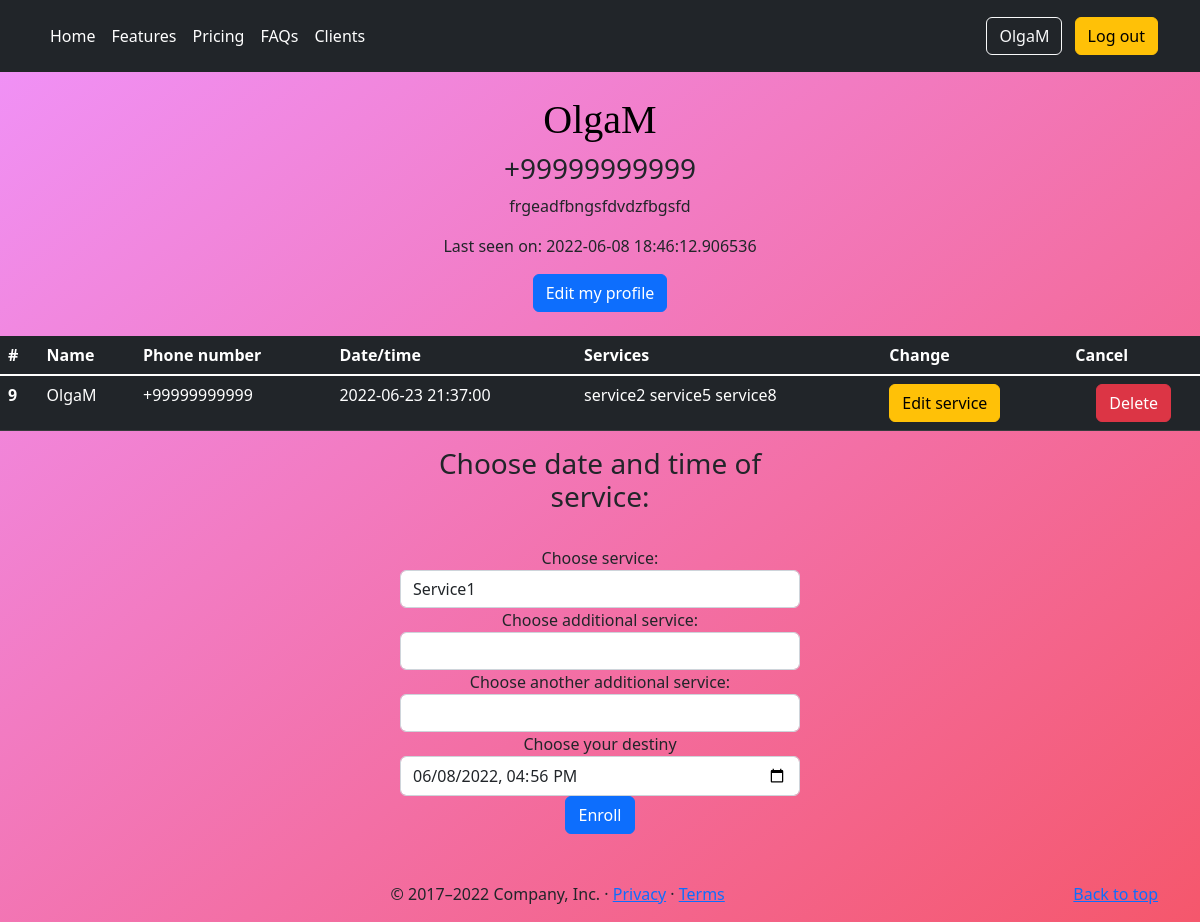
The page /user/OlgaM (signed in) on the database as committed earlier.
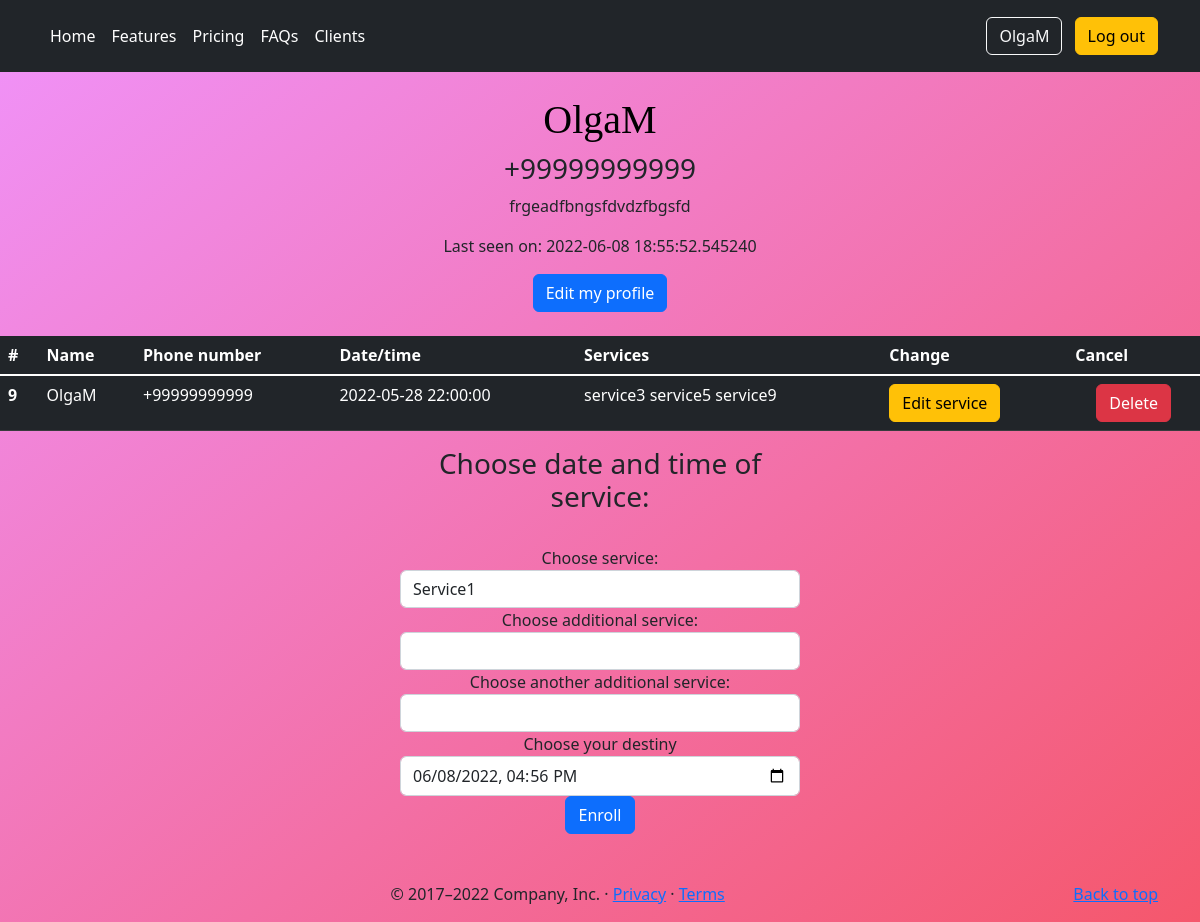
The same page on the database as committed later.
### app/models.py (models this page shows, shortened)
class User(UserMixin, db.Model):
    __tablename__ = 'user'
    id = db.Column(db.Integer, primary_key=True)
    username = db.Column(db.String(64), index=True, unique=True)
    phone_number = db.Column(db.String(120), index=True, unique=True)
    password_hash = db.Column(db.String(128))
    about_me = db.Column(db.String(140))  # TODO does this really need
    last_seen = db.Column(db.DateTime, default=datetime.now)
    services = db.relationship('Service', backref='client', lazy='dynamic')

class Service(db.Model):
    __tablename__ = 'service'
    id = db.Column(db.Integer, primary_key=True)
    service = db.Column(db.String(140))
    service_time = db.Column(db.String, index=True)  # TODO service date\time
    user_id = db.Column(db.Integer, db.ForeignKey('user.id'))

### app/routes.py (the view)
@app.route('/user/<username>', methods=['GET', 'POST'])
@login_required
def user(username):
    form = Services()
    user = User.query.filter_by(username=username).first()
    services = Service.query.filter_by(user_id=user.id)
    return render_template('user.html', user=user, title=username, form=form, services=services)

### app/forms.py
class Services(FlaskForm):
    service1 = SelectField('Choose service:', choices=['Service1', 'service2', 'service3'])
    service2 = SelectField('Choose additional service:', render_kw={'placeholder': 'Add service'},
                           choices=['', 'Service4', 'service5', 'service6'],
                           validate_choice=False)
    service3 = SelectField('Choose another additional service:', choices=['', 'Service7', 'service8', 'service9'],
                           validate_choice=False)
    service_time = DateTimeLocalField('Choose your destiny', default=datetime.today(), validators=[InputRequired()],
                                      format='%Y-%m-%dT%H:%M')
    submit = SubmitField('Enroll', render_kw={'class': 'btn btn-info'})

### app/models.py (called while the page is built)
@login.user_loader
def load_user(id):
    return User.query.get(int(id))

### app/routes.py (called while the page is built)
@app.before_request
def before_request():
    if current_user.is_authenticated:
        current_user.last_seen = datetime.today()
        db.session.commit()

### app/templates/user.html (shortened to what this page needs)
{% extends "base.html" %}
{% import "bootstrap/wtf.html" as wtf %}
{% block body %}
<head>
</head>
<body>
<main>
    <br>
    <tr>
        <td>
            {% if user == current_user %}
            <h1>{{ user.username }}</h1>
            {% endif %}
            {% if user.phone_number %}<h3>{{ user.phone_number }}</h3>{% endif %}
            {% if user.about_me %}<p>{{ user.about_me }}</p>{% endif %}
            {% if user.last_seen %}<p>Last seen on: {{ user.last_seen }}</p>{% endif %}
            <a type="button" class="btn btn-primary" href="{{ url_for('edit_profile') }}">Edit my profile</a>
        </td>
    </tr>
    <br><br>
    <table class="table table-dark">
        <thead>
        <tr>
            <th scope="col">#</th>
            <th scope="col">Name</th>
            <th scope="col">Phone number</th>
            <th scope="col">Date/time</th>
            <th scope="col">Services</th>
            <th scope="col">Change</th>
            <th scope="col">Cancel</th>
        </tr>
        </thead>
        <tbody class="table-group-divider">
        {% for service in services %}
        <tr>
            {% if user == current_user %}
            <th scope="row">{{ service.id }}</th>
            <td>{{ user.username }}</td>
            <td>{{ user.phone_number }}</td>
            <td>{{ service.service_time }}</td>
            <td>{{ service.service }}</td>
            <td><a type="button" class="btn btn-warning" href="{{ url_for('edit_service', service_id=service.id ) }}">Edit service</a>
            <td><form action="{{ url_for('delete_service', service_id=service.id) }}" method=post>
                <input type=submit class="btn btn-danger" value="Delete"></form></td>
            {% endif %}
        </tr>
        {% endfor %}
        </tbody>
    </table>
    <form action="{{ url_for('add_service') }}" method="post">
        <h3><label>Choose date and time of service:</label></h3><br>
        {{ wtf.quick_form(form) }}
    </form>
    <br><br>
</main>
</body>
{% endblock %}

### app/templates/base.html (shortened to what this page needs)
<html lang="en">
<head>
    {% block style %}
    <link href="{{ url_for('static', filename='css/carousel.css')}}" rel="stylesheet">
    {% endblock %}
</head>
<body>
{% block header %}
<header class="p-3 bg-dark text-white">
    <div class="container">
        <div class="d-flex flex-wrap align-items-center justify-content-center justify-content-lg-start">
            <ul class="nav col-12 col-lg-auto me-lg-auto mb-2 justify-content-center mb-md-0">
                <li><a href="/" class="nav-link px-2 text-white">Home</a></li>
                <li><a href="#" class="nav-link px-2 text-white">Features</a></li>
                <li><a href="/pricing" class="nav-link px-2 text-white">Pricing</a></li>
                <li><a href="#" class="nav-link px-2 text-white">FAQs</a></li>
                <li><a href="/clients" class="nav-link px-2 text-white">Clients</a></li>
            </ul>
            <div class="text-end">
                {% if current_user.is_anonymous %}
                <a class="btn btn-outline-light me-2" href="{{ url_for('login') }}" role="button">Log in</a>
                <a class="btn btn-warning" href="{{ url_for('register') }}" role="button">Register</a>
                {% else %}
                <a class="btn btn-outline-light me-2" href="{{ url_for('user', username=current_user.username) }}"
                   role="button">{{ current_user.username }}</a>
                <a class="btn btn-warning" href="{{ url_for('logout') }}" role="button">Log out</a>
                {% endif %}
            </div>
        </div>
    </div>
</header>
{% endblock %}
<main>
    {% block body %}{% endblock %}
    {% block footer %}
    <footer class="container">
        <p class="float-end"><a href="#">Back to top</a></p>
        <p>&copy; 2017–2022 Company, Inc. &middot; <a href="#">Privacy</a> &middot; <a href="#">Terms</a></p>
    </footer>
    {% endblock %}
</main>
</body>
</html>

### app/templates/user.html (style rules this page uses)
body { background: linear-gradient(to bottom right, rgba(240, 147, 251, 1), rgba(245, 87, 108, 1)) }
main { vertical-align:middle; margin: 0 auto; vertical-align:middle; max-width: auto; padding: auto; text-align: center; }
h1 { color : #000000; text-align : center; font-family: "SIMPSON"; }
form { margin: 0 auto; padding: auto; text-align: center; max-width: 400px; btn: btn-warning }

Rows that differ between the two databases and show on the page:
changed User "OlgaM": last_seen "2022-06-08 18:46:12.906536" → "2022-06-08 18:55:52.545240"
changed Service id 9: service_time "2022-06-23 21:37:00" → "2022-05-28 22:00:00"; service "service2 service5 service8" → "service3 service5 service9"
